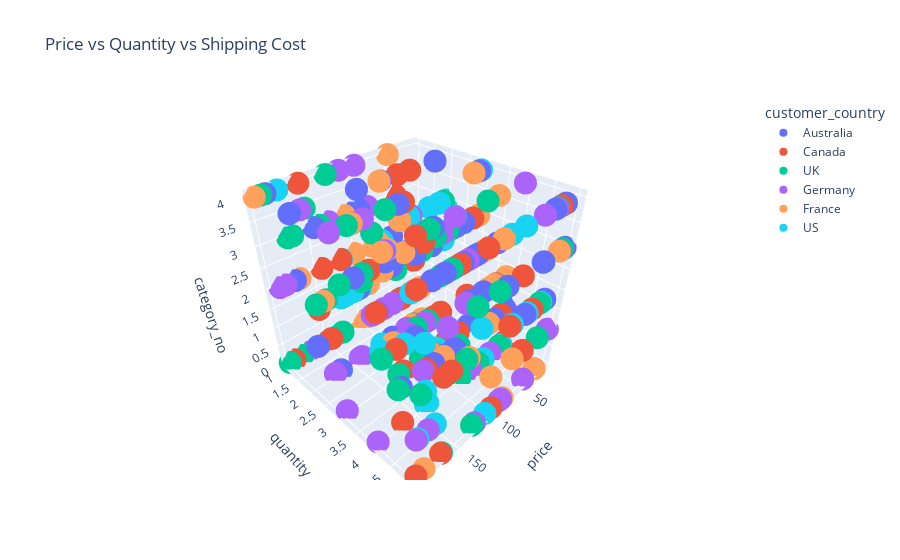

Notebook code cell kept with this figure:
### Markdown cell above
#### Visualize the relationship between product price, quantity sold, and a third numerical variable (e.g., shipping cost) using a 3D scatter plot. Color-code the data points based on the customer country.

### Code cell
# Visualize the relationship between product price, quantity sold, and a third numerical variable (e.g., shipping cost) using a 3D scatter plot. Color-code the data points based on the customer country.
fig = px.scatter_3d(df, x='price', y='quantity', z='category_no', color='customer_country', title='Price vs Quantity vs Shipping Cost')
fig.show()

### Figure 1 — Plotly figure (JSON) as saved in the notebook; plotly's stock layout.template omitted (floating-point values rounded to 4 significant figures)
{"data": [{"hovertemplate": "customer_country=Australia<br>price=%{x}<br>quantity=%{y}<br>category_no=%{z}<extra></extra>", "legendgroup": "Australia", "marker": {"color": "#636efa", "symbol": "circle"}, "mode": "markers", "name": "Australia", "scene": "scene", "showlegend": true, "type": "scatter3d", "x": [189.3, 133.8, 38.4, 48.61, 58.65, 62.79, 151.8, 30.58, 30.75, 153.1, 92.54, 10.89, 92.22, 156.6, 124.7, 61.42, 128.2, 47.51, 17, 175.1, 14.21, 169.3, 101.4, 42.54, 195.8, 10.55, 52.47, 20.27, 48.7, 102.4, 26.86, 111.4, 106.1, 17.74, 172.9, 80.59, 94.15, 47.32, 129.2, 176.1, 189.6, 133.5, 46.2, 77.33, 97.46, 117.2, 36.73, 95.3, 32.91, 20.37, 11.6, 167.2, 99.45, 140.8, 147.5, 61.35, 11.84, 75.4, 43.2, 103.0, 62.38, 55.61, 55.82, 195.2], "y": [1, 4, 3, 3, 2, 5, 4, 2, 5, 3, 2, 4, 1, 1, 3, 4, 4, 4, 3, 3, 2, 4, 1, 4, 2, 3, 1, 3, 1, 2, 5, 4, 1, 3, 5, 4, 2, 5, 2, 1, 2, 4, 5, 4, 5, 3, 4, 4, 2, 5, 4, 2, 4, 3, 1, 2, 5, 4, 5, 1, 1, 1, 3, 2], "z": [4, 3, 3, 3, 2, 2, 2, 4, 2, 2, 2, 1, 3, 0, 4, 2, 1, 3, 0, 3, 1, 1, 1, 2, 4, 2, 2, 4, 2, 4, 4, 1, 1, 2, 4, 2, 0, 3, 4, 2, 1, 4, 3, 3, 3, 3, 1, 3, 2, 3, 1, 0, 1, 3, 3, 0, 3, 3, 4, 3, 2, 2, 3, 4]}, {"hovertemplate": "customer_country=Canada<br>price=%{x}<br>quantity=%{y}<br>category_no=%{z}<extra></extra>", "legendgroup": "Canada", "marker": {"color": "#EF553B", "symbol": "circle"}, "mode": "markers", "name": "Canada", "scene": "scene", "showlegend": true, "type": "scatter3d", "x": [42.84, 54.85, 67.9, 98.69, 162.5, 24.04, 160.4, 120.7, 25.48, 154.9, 41.51, 173.8, 97.24, 24.4, 198.5, 193.4, 168.3, 35.12, 138.2, 51.83, 24.63, 157.1, 33.71, 94.67, 77.95, 154.0, 118.6, 144.9, 173.6, 65.25, 125.8, 78.79, 67.28, 23.4, 198.7, 169.5, 168.8, 128.8, 158.9, 85.45, 23.84, 81.19, 87.74, 13.82, 10.93, 99.86, 122.5, 152.0, 56.03, 76.59], "y": [4, 3, 3, 4, 1, 3, 5, 1, 4, 1, 1, 4, 5, 3, 5, 1, 5, 3, 4, 5, 3, 1, 5, 3, 3, 3, 3, 1, 2, 2, 3, 2, 3, 5, 5, 5, 4, 5, 3, 5, 3, 2, 3, 1, 4, 1, 3, 4, 5, 5], "z": [2, 0, 2, 3, 0, 1, 2, 2, 1, 1, 3, 2, 0, 2, 4, 0, 0, 0, 1, 2, 3, 4, 4, 3, 1, 2, 4, 2, 1, 4, 2, 1, 1, 0, 0, 2, 0, 4, 3, 2, 2, 4, 0, 1, 0, 0, 0, 4, 1, 3]}, {"hovertemplate": "customer_country=UK<br>price=%{x}<br>quantity=%{y}<br>category_no=%{z}<extra></extra>", "legendgroup": "UK", "marker": {"color": "#00cc96", "symbol": "circle"}, "mode": "markers", "name": "UK", "scene": "scene", "showlegend": true, "type": "scatter3d", "x": [142.5, 123.7, 189.5, 20.8, 39.3, 39.07, 65.91, 131.5, 15.88, 176.0, 30.23, 13.48, 97.28, 127.9, 107.3, 86.94, 140.7, 103.5, 167.3, 44.05, 87.03, 193.3, 193.8, 199.1, 193.9, 78.96, 92.72, 167.5, 115.5, 138.7, 126.1, 184.6, 189.0, 183.6, 129.2, 166.2, 175.8, 109.4, 57.92, 80.85, 182.0, 170.8, 83.6, 134.5, 137.7, 173.2, 61.72, 60.79, 173.6, 176.8, 48.32, 68.42, 159.7, 15.78], "y": [5, 4, 4, 4, 5, 5, 4, 2, 5, 1, 5, 1, 3, 1, 5, 4, 1, 3, 5, 1, 3, 1, 5, 1, 1, 3, 4, 5, 2, 3, 5, 2, 3, 1, 3, 3, 1, 4, 4, 3, 2, 1, 1, 5, 4, 4, 3, 2, 2, 3, 2, 4, 2, 2], "z": [2, 3, 2, 0, 2, 4, 0, 2, 3, 3, 1, 1, 0, 4, 3, 0, 3, 1, 0, 1, 1, 4, 2, 0, 4, 3, 1, 4, 3, 4, 0, 2, 3, 0, 0, 3, 3, 3, 0, 0, 4, 3, 0, 3, 4, 1, 3, 0, 2, 4, 2, 4, 1, 3]}, {"hovertemplate": "customer_country=Germany<br>price=%{x}<br>quantity=%{y}<br>category_no=%{z}<extra></extra>", "legendgroup": "Germany", "marker": {"color": "#ab63fa", "symbol": "circle"}, "mode": "markers", "name": "Germany", "scene": "scene", "showlegend": true, "type": "scatter3d", "x": [171.3, 150.3, 161.7, 145.0, 186.2, 177.2, 30.36, 167.7, 181.4, 109.0, 174.9, 48.75, 11.95, 91.44, 121.5, 198.9, 198.5, 44.26, 130.2, 94.08, 17.59, 139.0, 86.99, 14.87, 81.14, 70.33, 81.87, 37.19, 193.1, 46.88, 196.5, 192.9, 141.8, 60.42, 63.81, 69.32, 78.71, 84.53, 105, 72.13, 115.3, 88.98, 40.18, 122.0, 134.3, 58, 141.9, 186.8, 112.9, 174.5, 185.1], "y": [3, 1, 3, 3, 2, 1, 2, 5, 4, 4, 2, 4, 5, 3, 2, 4, 5, 5, 1, 1, 4, 2, 4, 4, 1, 4, 5, 4, 1, 3, 3, 3, 2, 2, 2, 3, 4, 5, 3, 2, 3, 4, 5, 5, 3, 5, 4, 1, 1, 2, 5], "z": [4, 0, 4, 2, 4, 0, 1, 3, 4, 4, 0, 0, 1, 1, 1, 0, 1, 0, 3, 4, 0, 0, 2, 4, 3, 0, 0, 0, 2, 2, 0, 4, 0, 1, 3, 3, 0, 0, 2, 0, 1, 3, 4, 0, 2, 4, 1, 2, 4, 0, 1]}, {"hovertemplate": "customer_country=France<br>price=%{x}<br>quantity=%{y}<br>category_no=%{z}<extra></extra>", "legendgroup": "France", "marker": {"color": "#FFA15A", "symbol": "circle"}, "mode": "markers", "name": "France", "scene": "scene", "showlegend": true, "type": "scatter3d", "x": [171.0, 68.9, 81.98, 15.31, 101.9, 79.46, 119.1, 50.91, 47.18, 111.0, 79.56, 28.33, 103.5, 110.9, 134.9, 115.0, 53, 104.9, 23.7, 68.92, 62.73, 184.1, 21.19, 86.82, 79.52, 53.61, 49.35, 178.8, 72.24, 24.93, 139.6, 46.21, 189.2, 176.8, 199.3, 44.24, 51.74, 104.6, 172.3, 103.0], "y": [1, 4, 3, 3, 1, 5, 3, 1, 2, 5, 2, 3, 2, 1, 3, 4, 4, 2, 5, 1, 2, 4, 5, 1, 1, 4, 2, 4, 5, 4, 5, 4, 5, 2, 1, 4, 3, 5, 3, 1], "z": [2, 3, 0, 3, 0, 0, 3, 4, 0, 4, 3, 4, 4, 3, 1, 1, 4, 2, 0, 2, 0, 4, 3, 1, 2, 2, 1, 4, 1, 2, 2, 1, 0, 2, 4, 2, 0, 1, 4, 2]}, {"hovertemplate": "customer_country=US<br>price=%{x}<br>quantity=%{y}<br>category_no=%{z}<extra></extra>", "legendgroup": "US", "marker": {"color": "#19d3f3", "symbol": "circle"}, "mode": "markers", "name": "US", "scene": "scene", "showlegend": true, "type": "scatter3d", "x": [13.49, 10.74, 53.7, 125.6, 108.6, 110.5, 135.3, 106.6, 37.28, 49.21, 17.83, 138.4, 22.21, 119.9, 156.0, 120.0, 176.9, 83.38, 189.0, 81.93, 142.1, 57.38, 67.05, 63.42, 24.63, 109.4, 190.8, 37.53, 102.1, 98.64, 59.6, 157.0, 164.4, 178.1, 151.3, 72.44, 13.78, 17.3, 196.8, 181.0, 87.71], "y": [2, 2, 1, 1, 4, 2, 4, 5, 5, 4, 4, 4, 2, 1, 1, 1, 5, 5, 5, 5, 1, 4, 2, 1, 4, 1, 5, 2, 5, 1, 5, 4, 4, 1, 3, 3, 1, 3, 5, 4, 3], "z": [2, 3, 0, 1, 4, 0, 0, 0, 2, 0, 0, 0, 3, 1, 0, 2, 1, 4, 2, 2, 0, 1, 3, 2, 3, 1, 3, 3, 4, 1, 2, 3, 2, 4, 1, 0, 2, 4, 1, 4, 0]}], "layout": {"legend": {"title": {"text": "customer_country"}, "tracegroupgap": 0}, "scene": {"domain": {"x": [0, 1], "y": [0, 1]}, "xaxis": {"title": {"text": "price"}}, "yaxis": {"title": {"text": "quantity"}}, "zaxis": {"title": {"text": "category_no"}}}, "title": {"text": "Price vs Quantity vs Shipping Cost"}}}
